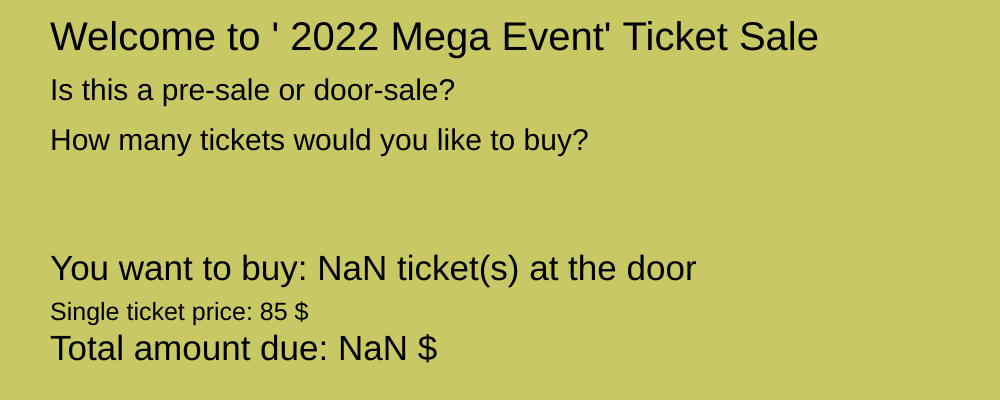
Frame 1 (no input)
Frame 2 (the mouse pressed at the canvas centre, redrawn once): identical to frame 1, image omitted

The p5.js sketch that drew this single still picture (run headless with seeded random() and noise() and a simulated clock; the mouse was pressed at the canvas centre and the sketch redrawn once):

// p5.js sketch
// ── sketch.js
/*
* CS 20
* Unit 1
* Practice 4
* working with variables and user input
*/

/** Global Variables */
let eventName = " 2022 Mega Event";
let ticketPrice;
let preSaleDiscount;
let multiDiscount2To4;
let multiDiscount5To9;
let multiDiscount10Plus;
let totalTicketCount = 0;
let singleTicketPrice=0.0; //used during coomputation of total amount
let totalAmountDue=0.0;
let isPreSale = false;
let userInput = "";

function setup() {
  createCanvas(1000, 400);
  background(200, 200, 100);
  
  ticketPrice = 100; // single ticket price! for one person at event date (door price)
  preSaleDiscount = 0.20; // 20% discount per ticket! if you buy the ticket before the event date
  multiDiscount2To4 = 0.05 // 5% discount per ticket! if you buy at least two but less than 5
  multiDiscount5To9 = 0.08 // 8% discount per ticket! if you buy at least five but less than 10
  multiDiscount10Plus = 0.15 // 15% discount per ticket! if you buy 10 or more tickets
}

function draw() {
  clear();
  //introduction
  background(200, 200, 100);
  textSize(40);
  text("Welcome to '" + eventName + "' Ticket Sale", 50, 50);
  textSize(30);
  text("Is this a pre-sale or door-sale? ", 50, 100);

  userInput = window.prompt("Enter 'p' for pre-sale, 'd' for dore-sale! ");
  if (userInput == 'p') {
    isPreSale = true;
  }
  else { //tip: we don't need to check if input == 'd' in this case, we can assume if it is not =='p' it is a door-sale
    isPreSale = false;
  }

  text("How many tickets would you like to buy? ", 50, 150);
  userInput = window.prompt("Enter a number from 1 to 99 ");
  totalTicketCount = parseInt(userInput); //in RL this would need testing to make sure the input is a POSITIVE INTEGER.
  // i.e. by using a try..catch an repeat question until the input is correct

  //output to user, first repeat the collected data
  textSize(35);
  if (isPreSale) {
    text("You want to buy: " + totalTicketCount + " ticket(s) in pre-sale", 50, 280);
  }
  else {
    text("You want to buy: " + totalTicketCount + " ticket(s) at the door", 50, 280);
  }
  //compute total
  if (isPreSale) {
    if (totalTicketCount < 2) {
      singleTicketPrice= ticketPrice - (ticketPrice * preSaleDiscount);
      totalAmountDue = totalTicketCount * singleTicketPricep
      ;
    }
    else if (totalTicketCount < 5) {
      singleTicketPrice= ticketPrice - (ticketPrice * preSaleDiscount) - (ticketPrice * multiDiscount2To4);
      totalAmountDue = totalTicketCount * singleTicketPrice;
    }
    else if (totalTicketCount < 10) {
      singleTicketPrice = ticketPrice - (ticketPrice * preSaleDiscount) - (ticketPrice * multiDiscount5To9);
      totalAmountDue = totalTicketCount * singleTicketPrice;
    }
    else { //at this point the only option left is 10 or more, we don't need to test for that
      singleTicketPrice = ticketPrice - (ticketPrice * preSaleDiscount) - (ticketPrice * multiDiscount10Plus);
      totalAmountDue = totalTicketCount * singleTicketPrice;
    }
  }
  else { //identical math, just without the pre-sale discount
    if (totalTicketCount < 2) {
      singleTicketPrice = ticketPrice ;
      totalAmountDue = totalTicketCount * singleTicketPrice ;
    }
    else if (totalTicketCount < 5) {
      singleTicketPrice = ticketPrice -  (ticketPrice * multiDiscount2To4);
      totalAmountDue = totalTicketCount * singleTicketPrice;
    }
    else if (totalTicketCount < 10) {
      singleTicketPrice = ticketPrice -  (ticketPrice * multiDiscount5To9);
      totalAmountDue = totalTicketCount * singleTicketPrice;
    }
    else { //at this point the only option left is 10 or more, we don't need to test for that
      singleTicketPrice = ticketPrice -  (ticketPrice * multiDiscount10Plus);
      totalAmountDue = totalTicketCount * singleTicketPrice;
    }
  }

  //output single ticket coast
  textSize(25);
  text("Single ticket price: " + singleTicketPrice + " $", 50, 320);

  //output total due
  textSize(35);
  text("Total amount due: " + totalAmountDue + " $", 50, 360);

  //run again/quit?
  userInput = window.confirm("Press 'OK' to run again, press 'Cancel' to quit ");

  if (userInput==true){ //OK was pressed
    loop(); //this is P5's way of saying execute 'draw()' again
  }else{
    noLoop(); //this is P5's way of stopping the draw function
  }

}
